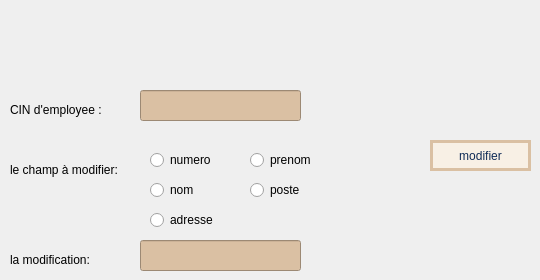
        <widget class="QWidget" name="tab_7">
         <attribute name="title">
          <string>modifier</string>
         </attribute>
         <widget class="QPushButton" name="pb_modifier">
          <property name="geometry">
           <rect>
            <x>430</x>
            <y>140</y>
            <width>101</width>
            <height>31</height>
           </rect>
          </property>
          <property name="palette">
           <palette>
            <active>
             <colorrole role="WindowText">
              <brush brushstyle="SolidPattern">
               <color alpha="255">
                <red>16</red>
                <green>44</green>
                <blue>87</blue>
               </color>
              </brush>
             </colorrole>
             <colorrole role="Button">
              <brush brushstyle="SolidPattern">
               <color alpha="255">
                <red>248</red>
                <green>240</green>
                <blue>229</blue>
               </color>
              </brush>
             </colorrole>
             <colorrole role="Light">
              <brush brushstyle="SolidPattern">
               <color alpha="255">
                <red>255</red>
                <green>255</green>
                <blue>255</blue>
               </color>
              </brush>
             </colorrole>
             <colorrole role="Midlight">
              <brush brushstyle="SolidPattern">
               <color alpha="255">
                <red>251</red>
                <green>247</green>
                <blue>242</blue>
               </color>
              </brush>
             </colorrole>
             <colorrole role="Dark">
              <brush brushstyle="SolidPattern">
               <color alpha="255">
                <red>124</red>
                <green>120</green>
                <blue>114</blue>
               </color>
              </brush>
             </colorrole>
             <colorrole role="Mid">
              <brush brushstyle="SolidPattern">
               <color alpha="255">
                <red>165</red>
                <green>160</green>
                <blue>153</blue>
               </color>
              </brush>
             </colorrole>
             <colorrole role="Text">
              <brush brushstyle="SolidPattern">
               <color alpha="255">
                <red>16</red>
                <green>44</green>
                <blue>87</blue>
               </color>
              </brush>
             </colorrole>
             <colorrole role="BrightText">
              <brush brushstyle="SolidPattern">
               <color alpha="255">
                <red>255</red>
                <green>255</green>
                <blue>255</blue>
               </color>
              </brush>
             </colorrole>
             <colorrole role="ButtonText">
              <brush brushstyle="SolidPattern">
               <color alpha="255">
                <red>16</red>
                <green>44</green>
                <blue>87</blue>
               </color>
              </brush>
             </colorrole>
             <colorrole role="Base">
              <brush brushstyle="SolidPattern">
               <color alpha="255">
                <red>248</red>
                <green>240</green>
                <blue>229</blue>
               </color>
              </brush>
             </colorrole>
             <colorrole role="Window">
              <brush brushstyle="SolidPattern">
               <color alpha="255">
                <red>248</red>
                <green>240</green>
                <blue>229</blue>
               </color>
              </brush>
             </colorrole>
             <colorrole role="Shadow">
              <brush brushstyle="SolidPattern">
               <color alpha="255">
                <red>0</red>
                <green>0</green>
                <blue>0</blue>
               </color>
              </brush>
             </colorrole>
             <colorrole role="AlternateBase">
              <brush brushstyle="SolidPattern">
               <color alpha="255">
                <red>251</red>
                <green>247</green>
                <blue>242</blue>
               </color>
              </brush>
             </colorrole>
             <colorrole role="ToolTipBase">
              <brush brushstyle="SolidPattern">
               <color alpha="255">
                <red>255</red>
                <green>255</green>
                <blue>220</blue>
               </color>
              </brush>
             </colorrole>
             <colorrole role="ToolTipText">
              <brush brushstyle="SolidPattern">
               <color alpha="255">
                <red>0</red>
                <green>0</green>
                <blue>0</blue>
               </color>
              </brush>
             </colorrole>
             <colorrole role="PlaceholderText">
              <brush brushstyle="SolidPattern">
               <color alpha="128">
                <red>16</red>
                <green>44</green>
                <blue>87</blue>
               </color>
              </brush>
             </colorrole>
            </active>
            <inactive>
             <colorrole role="WindowText">
              <brush brushstyle="SolidPattern">
               <color alpha="255">
                <red>16</red>
                <green>44</green>
                <blue>87</blue>
               </color>
              </brush>
             </colorrole>
             <colorrole role="Button">
              <brush brushstyle="SolidPattern">
               <color alpha="255">
                <red>248</red>
                <green>240</green>
                <blue>229</blue>
               </color>
              </brush>
             </colorrole>
             <colorrole role="Light">
              <brush brushstyle="SolidPattern">
               <color alpha="255">
                <red>255</red>
                <green>255</green>
                <blue>255</blue>
               </color>
              </brush>
             </colorrole>
             <colorrole role="Midlight">
              <brush brushstyle="SolidPattern">
               <color alpha="255">
                <red>251</red>
                <green>247</green>
                <blue>242</blue>
               </color>
              </brush>
             </colorrole>
             <colorrole role="Dark">
              <brush brushstyle="SolidPattern">
               <color alpha="255">
                <red>124</red>
                <green>120</green>
                <blue>114</blue>
               </color>
              </brush>
             </colorrole>
             <colorrole role="Mid">
              <brush brushstyle="SolidPattern">
               <color alpha="255">
                <red>165</red>
                <green>160</green>
                <blue>153</blue>
               </color>
              </brush>
             </colorrole>
             <colorrole role="Text">
              <brush brushstyle="SolidPattern">
               <color alpha="255">
                <red>16</red>
                <green>44</green>
                <blue>87</blue>
               </color>
              </brush>
             </colorrole>
             <colorrole role="BrightText">
              <brush brushstyle="SolidPattern">
               <color alpha="255">
                <red>255</red>
                <green>255</green>
                <blue>255</blue>
               </color>
              </brush>
             </colorrole>
             <colorrole role="ButtonText">
              <brush brushstyle="SolidPattern">
               <color alpha="255">
                <red>16</red>
                <green>44</green>
                <blue>87</blue>
               </color>
              </brush>
             </colorrole>
             <colorrole role="Base">
              <brush brushstyle="SolidPattern">
               <color alpha="255">
                <red>248</red>
                <green>240</green>
                <blue>229</blue>
               </color>
              </brush>
             </colorrole>
             <colorrole role="Window">
              <brush brushstyle="SolidPattern">
               <color alpha="255">
                <red>248</red>
                <green>240</green>
                <blue>229</blue>
               </color>
              </brush>
             </colorrole>
             <colorrole role="Shadow">
              <brush brushstyle="SolidPattern">
               <color alpha="255">
                <red>0</red>
                <green>0</green>
                <blue>0</blue>
               </color>
              </brush>
             </colorrole>
             <colorrole role="AlternateBase">
              <brush brushstyle="SolidPattern">
               <color alpha="255">
                <red>251</red>
                <green>247</green>
                <blue>242</blue>
               </color>
              </brush>
             </colorrole>
             <colorrole role="ToolTipBase">
              <brush brushstyle="SolidPattern">
               <color alpha="255">
                <red>255</red>
                <green>255</green>
                <blue>220</blue>
               </color>
              </brush>
             </colorrole>
             <colorrole role="ToolTipText">
              <brush brushstyle="SolidPattern">
               <color alpha="255">
                <red>0</red>
                <green>0</green>
                <blue>0</blue>
               </color>
              </brush>
             </colorrole>
             <colorrole role="PlaceholderText">
              <brush brushstyle="SolidPattern">
               <color alpha="128">
                <red>16</red>
                <green>44</green>
                <blue>87</blue>
               </color>
              </brush>
             </colorrole>
            </inactive>
            <disabled>
             <colorrole role="WindowText">
              <brush brushstyle="SolidPattern">
               <color alpha="255">
                <red>124</red>
                <green>120</green>
                <blue>114</blue>
               </color>
              </brush>
             </colorrole>
             <colorrole role="Button">
              <brush brushstyle="SolidPattern">
               <color alpha="255">
                <red>248</red>
                <green>240</green>
                <blue>229</blue>
               </color>
              </brush>
             </colorrole>
             <colorrole role="Light">
              <brush brushstyle="SolidPattern">
               <color alpha="255">
                <red>255</red>
                <green>255</green>
                <blue>255</blue>
               </color>
              </brush>
             </colorrole>
             <colorrole role="Midlight">
              <brush brushstyle="SolidPattern">
               <color alpha="255">
                <red>251</red>
                <green>247</green>
                <blue>242</blue>
               </color>
              </brush>
             </colorrole>
             <colorrole role="Dark">
              <brush brushstyle="SolidPattern">
               <color alpha="255">
                <red>124</red>
                <green>120</green>
                <blue>114</blue>
               </color>
              </brush>
             </colorrole>
             <colorrole role="Mid">
              <brush brushstyle="SolidPattern">
               <color alpha="255">
                <red>165</red>
                <green>160</green>
                <blue>153</blue>
               </color>
              </brush>
             </colorrole>
             <colorrole role="Text">
              <brush brushstyle="SolidPattern">
               <color alpha="255">
                <red>124</red>
                <green>120</green>
                <blue>114</blue>
               </color>
              </brush>
             </colorrole>
             <colorrole role="BrightText">
              <brush brushstyle="SolidPattern">
               <color alpha="255">
                <red>255</red>
                <green>255</green>
                <blue>255</blue>
               </color>
              </brush>
             </colorrole>
             <colorrole role="ButtonText">
              <brush brushstyle="SolidPattern">
               <color alpha="255">
                <red>124</red>
                <green>120</green>
                <blue>114</blue>
               </color>
              </brush>
             </colorrole>
             <colorrole role="Base">
              <brush brushstyle="SolidPattern">
               <color alpha="255">
                <red>248</red>
                <green>240</green>
                <blue>229</blue>
               </color>
              </brush>
             </colorrole>
             <colorrole role="Window">
              <brush brushstyle="SolidPattern">
               <color alpha="255">
                <red>248</red>
                <green>240</green>
                <blue>229</blue>
               </color>
              </brush>
             </colorrole>
             <colorrole role="Shadow">
              <brush brushstyle="SolidPattern">
               <color alpha="255">
                <red>0</red>
                <green>0</green>
                <blue>0</blue>
               </color>
              </brush>
             </colorrole>
             <colorrole role="AlternateBase">
              <brush brushstyle="SolidPattern">
               <color alpha="255">
                <red>248</red>
                <green>240</green>
                <blue>229</blue>
               </color>
              </brush>
             </colorrole>
             <colorrole role="ToolTipBase">
              <brush brushstyle="SolidPattern">
               <color alpha="255">
                <red>255</red>
                <green>255</green>
                <blue>220</blue>
               </color>
              </brush>
             </colorrole>
             <colorrole role="ToolTipText">
              <brush brushstyle="SolidPattern">
               <color alpha="255">
                <red>0</red>
                <green>0</green>
                <blue>0</blue>
               </color>
              </brush>
             </colorrole>
             <colorrole role="PlaceholderText">
              <brush brushstyle="SolidPattern">
               <color alpha="128">
                <red>0</red>
                <green>0</green>
                <blue>0</blue>
               </color>
              </brush>
             </colorrole>
            </disabled>
           </palette>
          </property>
          <property name="font">
           <font>
            <family>Arial</family>
            <pointsize>9</pointsize>
            <weight>50</weight>
            <bold>false</bold>
           </font>
          </property>
          <property name="styleSheet">
           <string notr="true">
background-color: rgb(248, 240, 229);
border:3px solid rgb(218, 192, 163);
</string>
          </property>
          <property name="text">
           <string>modifier</string>
          </property>
         </widget>
         <widget class="QLineEdit" name="lineEdit">
          <property name="enabled">
           <bool>true</bool>
          </property>
          <property name="geometry">
           <rect>
            <x>140</x>
            <y>240</y>
            <width>161</width>
            <height>31</height>
           </rect>
          </property>
          <property name="styleSheet">
           <string notr="true">background-color: rgb(218, 192, 163);</string>
          </property>
          <property name="text">
           <string/>
          </property>
         </widget>
         <widget class="QLineEdit" name="lineEdit_2">
          <property name="enabled">
           <bool>true</bool>
          </property>
          <property name="geometry">
           <rect>
            <x>140</x>
            <y>90</y>
            <width>161</width>
            <height>31</height>
           </rect>
          </property>
          <property name="styleSheet">
           <string notr="true">background-color: rgb(218, 192, 163);</string>
          </property>
         </widget>
         <widget class="QLabel" name="label_4">
          <property name="geometry">
           <rect>
            <x>10</x>
            <y>250</y>
            <width>121</width>
            <height>20</height>
           </rect>
          </property>
          <property name="text">
           <string>la modification:</string>
          </property>
         </widget>
         <widget class="QLabel" name="label_5">
          <property name="geometry">
           <rect>
            <x>10</x>
            <y>160</y>
            <width>121</width>
            <height>20</height>
           </rect>
          </property>
          <property name="text">
           <string>le champ à modifier:</string>
          </property>
         </widget>
         <widget class="QLabel" name="label_6">
          <property name="geometry">
           <rect>
            <x>10</x>
            <y>100</y>
            <width>121</width>
            <height>20</height>
           </rect>
          </property>
          <property name="text">
           <string>CIN d'employee :</string>
          </property>
         </widget>
         <widget class="QRadioButton" name="radioNumero">
          <property name="geometry">
           <rect>
            <x>150</x>
            <y>150</y>
            <width>97</width>
            <height>20</height>
           </rect>
          </property>
          <property name="text">
           <string>numero</string>
          </property>
         </widget>
         <widget class="QRadioButton" name="radioNom">
          <property name="geometry">
           <rect>
            <x>150</x>
            <y>180</y>
            <width>97</width>
            <height>20</height>
           </rect>
          </property>
          <property name="text">
           <string>nom</string>
          </property>
         </widget>
         <widget class="QRadioButton" name="radioPrenom">
          <property name="geometry">
           <rect>
            <x>250</x>
            <y>150</y>
            <width>97</width>
            <height>20</height>
           </rect>
          </property>
          <property name="text">
           <string>prenom</string>
          </property>
         </widget>
         <widget class="QRadioButton" name="radioPoste">
          <property name="geometry">
           <rect>
            <x>250</x>
            <y>180</y>
            <width>97</width>
            <height>20</height>
           </rect>
          </property>
          <property name="text">
           <string>poste</string>
          </property>
         </widget>
         <widget class="QRadioButton" name="radioAdresse">
          <property name="geometry">
           <rect>
            <x>150</x>
            <y>210</y>
            <width>97</width>
            <height>20</height>
           </rect>
          </property>
          <property name="text">
           <string>adresse</string>
          </property>
         </widget>
        </widget>
